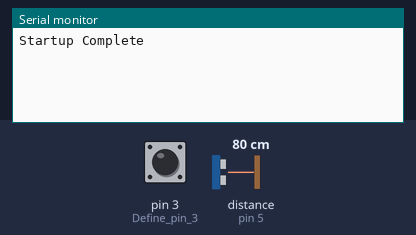
A sketch run on a simulated Arduino Uno, built with avr-gcc and run on an emulated ATmega328P. Shown: the last lines printed to the serial monitor. The test bench sets the inputs (shaded band); at power-on: pin 3 (Define_pin_3) HIGH, distance to the obstacle (sensor on pin 5) 80 cm. The echo pulse lasts 58.3 µs per cm.

Above: at 1.2 s.
1.3 s: pin 3 (Define_pin_3) pulled LOW for 0.15 s
At 2.3 s:
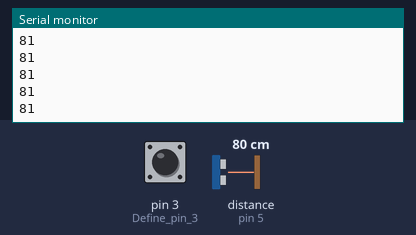
3.2 s: distance to the obstacle (sensor on pin 5) set to 2 cm
At 3.9 s:
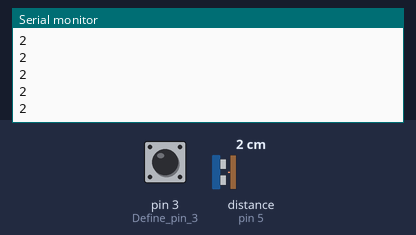
4.7 s: distance to the obstacle (sensor on pin 5) set to 4 cm
At 5.5 s:
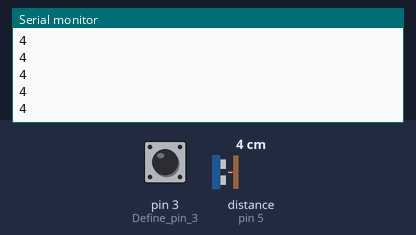
Timing chart, 0 to 7.7 s (numbered marks = the images above; inputs shaded):
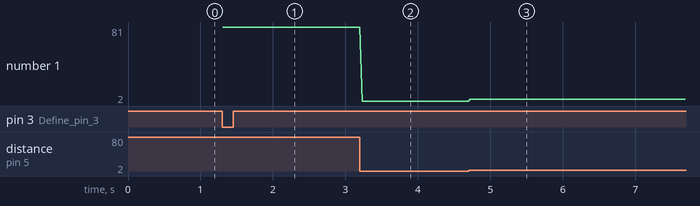

Measured:
- after the input at 1.3 s, the serial monitor: prints a new line at once (image 1)
- after the input at 3.2 s, the serial monitor: prints a new line at once (image 2)
- after the input at 4.7 s, the serial monitor: prints a new line at once (image 3)
- plotted number 1: 81 → 2 after the input at 3.2 s, 2 → 4 after the input at 4.7 s

The sketch:

Transmitter_Interrupts.ino
```cpp
/* BME x FIT Software -- Transmitter
 * Developed by Steven Crimarco
 * Date: 1/22/2020
 *
 * This iteration utilizes a hardware synchronization between the two devices using
 * interrupts. This is much more reliable that using a sensor as the trigger or timing with a RTC clock
 * because the latency is extremely low. Latency is a crucial detail here because any latency in
 * the system will cause a desynchronization between the receiver and transmitter's ultrasonic sensor.
 *
 * Future development:
 * -Check out system (basically remove interruptpin and recreate it with a new function to make state false)
 * -SD card data storage
 * -Velocity calculations
 */

#include <NewPing.h>  // Library used to control the ultrasonic sensor

bool state; //Trigger used to indicate that the interrupt has occurred

const int trig = 4;  // trig pin
const int echo = 5; // echo pin
const int max_distance = 400; // Maximum distance (in cm)
int dist;

NewPing sonar(trig, echo, max_distance); // NewPing setup of pins and maximum distance for ultrasonic sensor

void setup() {
  pinMode(3, INPUT_PULLUP); //Define pin 3(check-in) as an input with a pullup resistor
  Serial.begin(115200);
  attachInterrupt(digitalPinToInterrupt(3), interrupt, FALLING); //When pin 3 is conencted to the receiver, the value "falls" to 0(GND) and the interrupt is triggered
  Serial.println("Startup Complete");
}

void loop() {
  while(state==true){ //Once the interrupt is triggered to sync the devices
    dist = sonar.ping_cm(); //Send out distance signal
    Serial.println(dist);
    delay(29); //min delay of the ultrasonic sensors is 29ms
  }
}

void interrupt(){ //Function to ran once the interrupt is receieved
  state=true;
  detachInterrupt(digitalPinToInterrupt(3)); //Remove the interrupt pin to prevent latency issues
}
```
